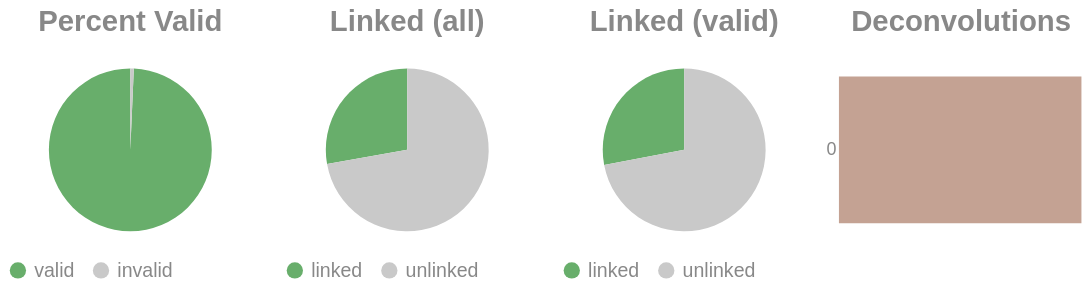

The cell this chart's notebook holds for it:
### Code cell
if SKIPLR:
    pass
else:
    clash = Counter()
    for i in valids['molecule'].to_list():
        _mol = i.split("-")
        if len(_mol) == 1:
            clash.update('0')
        else:
            clash.update(_mol[-1])

    _d = {"deconvolutions": [], 'count': []}
    for k,v in clash.items():
        _d['deconvolutions'].append(k)
        _d['count'].append(v)

    tot_valid = valids['reads'].sum()
    mask = valids['reads'] >= 2
    n_linked_reads = valids.filter(mask)['reads'].sum()
    if n_linked_reads == 0:
        print_html("No linked molecules (>=2 reads) were detected; skipping linked-only distributions.")
        SKIPLR = True
    else:
        perc_valid = round(tot_valid / n_reads, 4)
        linked_perc_abs = round(n_linked_reads / n_reads, 4)
        linked_perc = round(n_linked_reads / tot_valid, 4)

    _valid = pl.DataFrame({"valids": ['valid', 'invalid'], "count": [tot_valid, n_reads - tot_valid]})
    _linked_abs = pl.DataFrame({"linked (absolute)": ['linked', 'unlinked'], "count": [n_linked_reads, n_reads - n_linked_reads]})
    _linked_rel = pl.DataFrame({"linked (valids)": ['linked', 'unlinked'], "count": [n_linked_reads, tot_valid - n_linked_reads]})

    (
        alt.hconcat(
            piechart(_valid, goodval = 'valid', title = "Percent Valid"),
            piechart(_linked_abs, goodval = "linked", title =  "Linked (all)"),
            piechart(_linked_rel, goodval = "linked", title =  "Linked (valid)"),
            convolutionbar(pl.DataFrame(_d), title = "Deconvolutions"),
            center = True,
            bounds = 'flush'
        )
        .resolve_scale(color='independent')
        .resolve_legend('independent')
        .properties(usermeta={'embedOptions': {"actions": False}})
    ).display()

### Figure 1 — Vega-Lite specification as saved in the notebook (floating-point values rounded to 4 significant figures)
{"width": "container", "height": 400, "config": {"title": {"anchor": "start", "dy": -15, "fontSize": 18, "color": "#888888", "subtitleColor": "#888888", "subtitleFontSize": 14}, "arc": {"fill": "#0072B2"}, "axis": {"domainColor": "#888888", "domainWidth": 0.5, "gridWidth": 0.2, "grid": false, "titleFontWeight": 400, "titleFontSize": 15, "labelFontSize": 11, "labelColor": "#888888", "tickColor": "#888888", "tickWidth": 0.2, "titleColor": "#888888"}, "axisBand": {"grid": false}, "axisX": {"grid": true, "tickSize": 10, "domainCap": "round"}, "axisY": {"domain": false, "grid": true, "tickSize": 0, "domainCap": "round"}, "background": "transparent", "header": {"labelFontSize": 15, "labelColor": "#888888", "titleFontSize": 15, "titleFontWeight": 600, "titleColor": "#888888"}, "legend": {"labelFont": "sans-serif", "labelFontSize": 12, "labelColor": "#888888", "symbolSize": 100, "symbolType": "circle", "titleFontSize": 12, "titlePadding": 10, "titleColor": "#888888", "title": null}, "range": {"category": ["#E69F00", "#56B4E9", "#009E73", "#F0E442", "#0072B2", "#D55E00", "#CC79A7", "#000000"], "diverging": ["#cfe8f3", "#a2d4ec", "#73bfe2", "#46abdb", "#1696d2", "#12719e"]}, "area": {"fill": "#0072B2", "fillOpacity": 0.7, "line": true, "strokeOpacity": 0.7}, "line": {"color": "#0072B2", "stroke": "#0072B2", "strokeWidth": 2}, "trail": {"color": "#0072B2", "stroke": "#0072B2", "strokeWidth": 0, "size": 1}, "point": {"filled": true, "fillOpacity": 1.0, "size": 95}, "text": {"color": "#888888", "fontSize": 11, "align": "right", "fontWeight": 400, "size": 11}, "bar": {"fill": "#0072B2", "stroke": null}, "view": {"stroke": null, "continuousWidth": 660, "continuousHeight": 400}}, "hconcat": [{"data": {"name": "data-0dfb9053e8c85e3c60ecbf1678deb9e2"}, "mark": {"type": "arc"}, "encoding": {"color": {"field": "valids", "legend": {"orient": "bottom", "title": null}, "scale": {"domain": ["valid", "invalid"], "range": ["#68ae6b", "#C9C9C9"]}, "title": "Valids", "type": "nominal"}, "theta": {"field": "count", "type": "quantitative"}, "tooltip": [{"field": "valids", "title": "Valids", "type": "ordinal"}, {"field": "percent", "format": ".2%", "title": "Percent", "type": "quantitative"}, {"field": "count", "title": "Count", "type": "quantitative"}]}, "height": 100, "title": {"text": "Percent Valid", "align": "center", "anchor": "middle"}, "transform": [{"calculate": "datum.count / 6549675", "as": "percent"}], "width": 150}, {"data": {"name": "data-0e65e09beb3e93a107bc9bb4d62dd852"}, "mark": {"type": "arc"}, "encoding": {"color": {"field": "linked (absolute)", "legend": {"orient": "bottom", "title": null}, "scale": {"domain": ["linked", "unlinked"], "range": ["#68ae6b", "#C9C9C9"]}, "title": "Linked (Absolute)", "type": "nominal"}, "theta": {"field": "count", "type": "quantitative"}, "tooltip": [{"field": "linked (absolute)", "title": "Linked (Absolute)", "type": "ordinal"}, {"field": "percent", "format": ".2%", "title": "Percent", "type": "quantitative"}, {"field": "count", "title": "Count", "type": "quantitative"}]}, "height": 100, "title": {"text": "Linked (all)", "align": "center", "anchor": "middle"}, "transform": [{"calculate": "datum.count / 6549675", "as": "percent"}], "width": 150}, {"data": {"name": "data-eecdff25fbf85e111acbbc04764a3e12"}, "mark": {"type": "arc"}, "encoding": {"color": {"field": "linked (valids)", "legend": {"orient": "bottom", "title": null}, "scale": {"domain": ["linked", "unlinked"], "range": ["#68ae6b", "#C9C9C9"]}, "title": "Linked (Valids)", "type": "nominal"}, "theta": {"field": "count", "type": "quantitative"}, "tooltip": [{"field": "linked (valids)", "title": "Linked (Valids)", "type": "ordinal"}, {"field": "percent", "format": ".2%", "title": "Percent", "type": "quantitative"}, {"field": "count", "title": "Count", "type": "quantitative"}]}, "height": 100, "title": {"text": "Linked (valid)", "align": "center", "anchor": "middle"}, "transform": [{"calculate": "datum.count / 6504755", "as": "percent"}], "width": 150}, {"data": {"name": "data-b2be963102ca6d83c9cf4f62250e4815"}, "mark": {"type": "bar"}, "encoding": {"color": {"field": "deconvolutions", "legend": null, "scale": {"scheme": "lightgreyred"}, "type": "nominal"}, "tooltip": [{"field": "deconvolutions", "title": "Deconvolutions", "type": "ordinal"}, {"field": "percent", "format": ".2%", "title": "Percent", "type": "quantitative"}, {"field": "count", "title": "Count", "type": "quantitative"}], "x": {"axis": null, "field": "count", "type": "quantitative"}, "y": {"field": "deconvolutions", "sort": "ascending", "title": null, "type": "nominal"}}, "height": 100, "title": {"text": "Deconvolutions", "align": "center", "anchor": "middle"}, "transform": [{"calculate": "datum.count / 5458531", "as": "percent"}], "width": 150}], "bounds": "flush", "center": true, "resolve": {"legend": {"angle": "independent"}, "scale": {"color": "independent"}}, "usermeta": {"embedOptions": {"actions": false}}, "$schema": "https://vega.github.io/schema/vega-lite/v6.1.0.json", "datasets": {"data-0dfb9053e8c85e3c60ecbf1678deb9e2": [{"valids": "valid", "count": 6504755}, {"valids": "invalid", "count": 44920}], "data-0e65e09beb3e93a107bc9bb4d62dd852": [{"linked (absolute)": "linked", "count": 1820695}, {"linked (absolute)": "unlinked", "count": 4728980}], "data-eecdff25fbf85e111acbbc04764a3e12": [{"linked (valids)": "linked", "count": 1820695}, {"linked (valids)": "unlinked", "count": 4684060}], "data-b2be963102ca6d83c9cf4f62250e4815": [{"deconvolutions": "0", "count": 5458531}]}}
